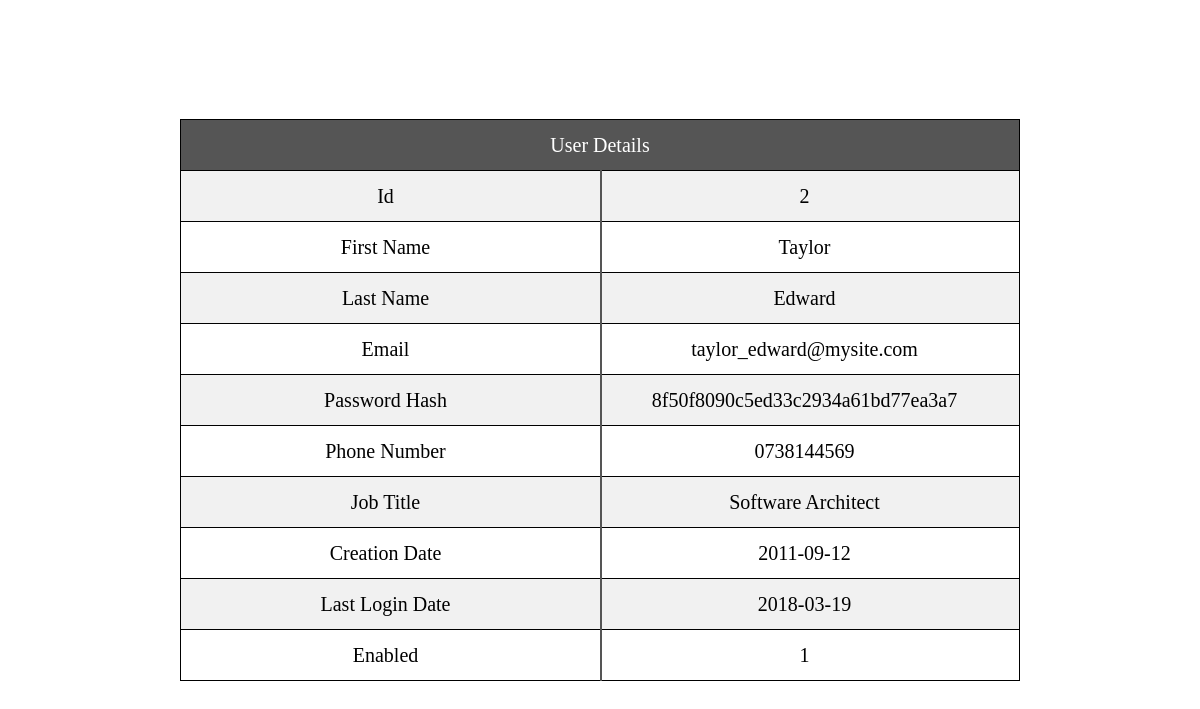
/pages/view_user.php?user_id=2 (signed in), run on the app's committed database.
### tables this page shows
CREATE TABLE IF NOT EXISTS `users` (
  `id` INT NOT NULL AUTO_INCREMENT,
  `first_name` VARCHAR(100) NOT NULL,
  `last_name` VARCHAR(50) NOT NULL,
  `email` VARCHAR(200) NOT NULL,
  `password_hash` VARCHAR(32) NOT NULL,
  `phone_number` VARCHAR(10) NULL,
  `job_title` VARCHAR(100) NULL,
  `creation_date` DATE NOT NULL,
  `last_login_date` DATE NOT NULL,
  `enabled` TINYINT(1) NOT NULL DEFAULT 1,
  PRIMARY KEY (`id`),
  UNIQUE INDEX `email_UNIQUE` (`email` ASC));

### utils/util.php (called while the page is built, shortened)
<?php
class Utils {
    public static function formatStr($str){
        return ucwords(implode(" ", explode('_',$str)));
    }
}
?>

### pages/view_user.php (the view, shortened to what this page needs)
<?php
  include_once '../utils/util.php';
  $user_details_table = '';
  try {
  $mysqli = new mysqli($gc_mysql_ip, $gc_mysql_user, $gc_mysql_password, $gc_mysql_database);
  $userID = $_GET['user_id'];
  $user_details = $mysqli->query("SELECT * FROM users WHERE id = " . $userID);
  foreach($user_details as $detail){
    foreach($detail as $key=>$prop){
      $user_details_table .= '<div class="user">'
      .
      '<span class="left-side-details">' . Utils::formatStr($key) . '</span>'
      .
      '<span class="right-side-details">' . $prop . '</span>'
      .
      '</div>';
    }
  }
}
catch(Exception $e) {
    echo 'Message: ' .$e->getMessage();
}
?>
<!DOCTYPE html>
<html>
<head>
  <link rel="stylesheet" href="../assets/css/landing.css">
</head>
<body>
  <div class="view-user-container">
    <div class="user-list-header user">User Details</div>
    <?php
      echo $user_details_table;
    ?>
    <div class="line"></div>
    </div>
</body>
</html>

### assets/css/landing.css (style rules this page uses)
html, body { height:100%; }
body { width:70%; margin:0 auto; }
.user { flex-basis:50px; display:flex; justify-content: space-evenly; align-items: center; font-size:20px; border: 1px solid black; border-top:none; }
.user-list-header { background-color: #555; border-top: 1px solid black; color:white; }
.user:nth-of-type(even) { background-color: #f1f1f1; }
.user span { flex-basis:50%; }
.right-side-details { padding:10px 10px; text-align: center; }
.view-user-container { display:flex; flex-direction: column; position: relative; }
.left-side-details { text-align:center; width:10px; }
.line { position: absolute; height: 93%; width: 2px; background: #555; bottom: 0; left: 50%; }
.view-user-container { position:relative; top:50%; transform:translateY(-50%); }

### data on the page
users: key "Id", id "2", key "First Name", first_name "Taylor", key "Last Name", last_name "Edward", key "Email", email "taylor_edward@mysite.com", key "Password Hash", password_hash "8f50f8090c5ed33c2934a61bd77ea3a7", key "Phone Number", phone_number "0738144569", key "Job Title", job_title "Software Architect", key "Creation Date", creation_date "2011-09-12", key "Last Login Date", last_login_date "2018-03-19", key "Enabled", enabled "1"
